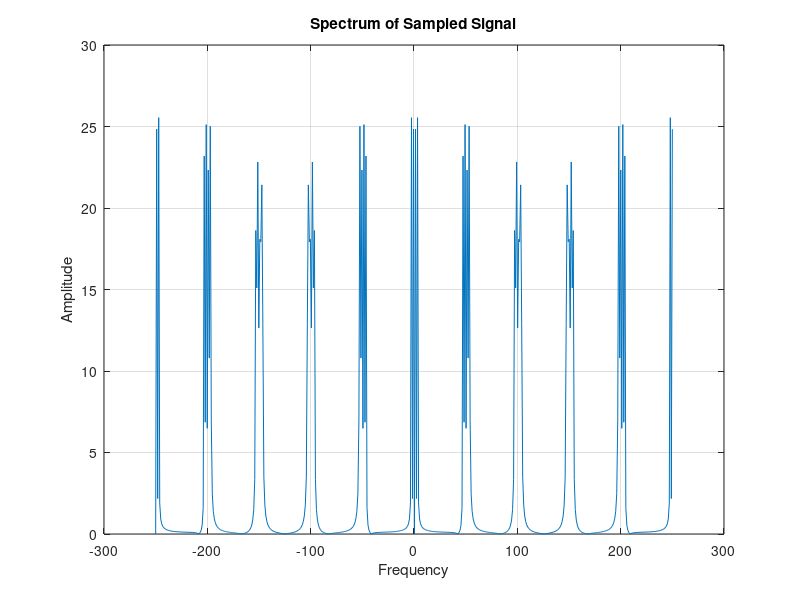
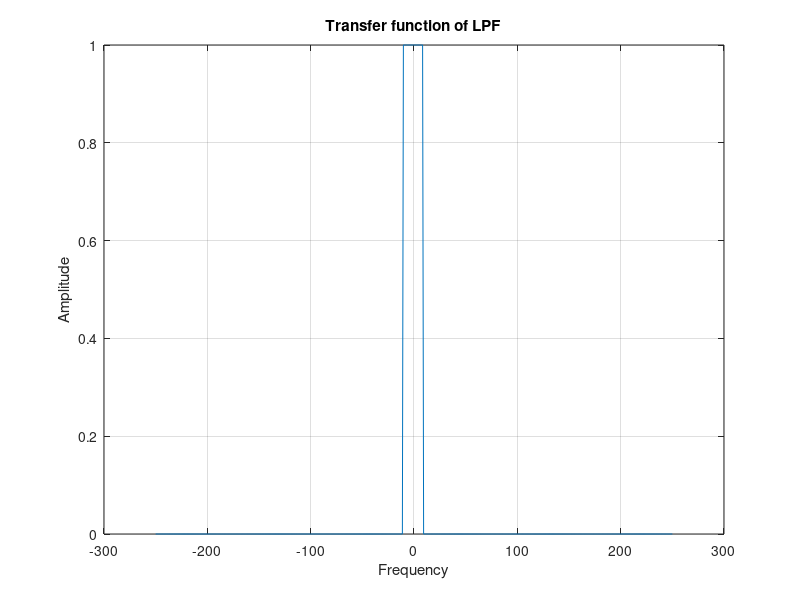
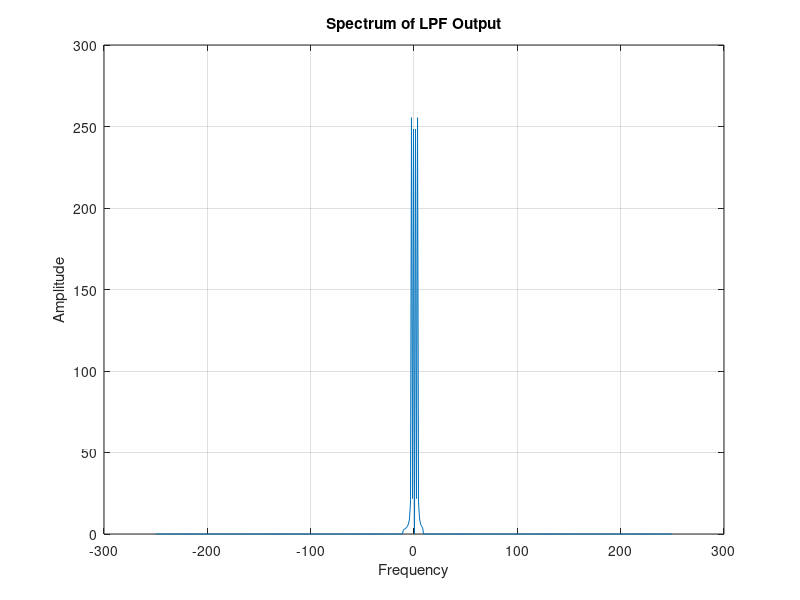
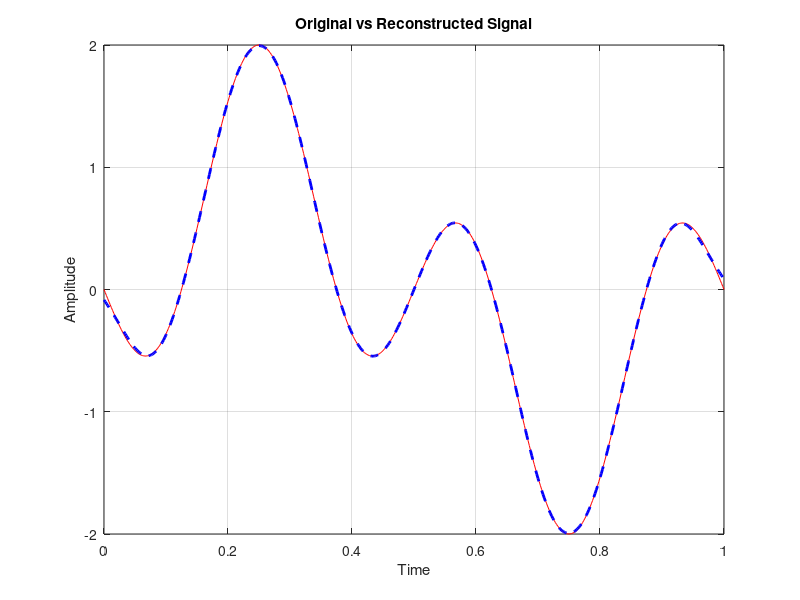

Write the MATLAB code that produced these figures, in order.
tot=1;
td=0.002;
t=0:td:tot;%time vector
x=sin(2*pi*t)-sin(6*pi*t);%signal:sum of two signals

ts=0.02;
Nfactor=round(ts/td); % Downsampling factor(doensamples the signal x by a factor of 10 i.e keeping only the the 10th sample)
xsm=downsample(x,Nfactor); %Downsample x
xsmu=upsample(xsm,Nfactor); %upsample xsm(upsamples the downsampled signal xsm to the original legth by inserting zeros btn samples)

Lffu=2^nextpow2(length(xsmu));% Next power of 2 for FFT(Fast Fourier Transform)
fmaxu=1/(2*td);%maximum frequency
Faxisu=linspace(-fmaxu,fmaxu,Lffu);% Frequency axis
Xfftu=fftshift(fft(xsmu,Lffu)); % FFT and frequency shifting-moves the zero-frequency component to the center of the spectrum

figure(1);
plot(Faxisu,abs(Xfftu));
xlabel('Frequency');
ylabel('Amplitude');
title('Spectrum of Sampled Signal');
grid;
%Ideal Low-Pass filter
BW=10;
H_lpf=zeros(1,Lffu);
H_lpf(Lffu/2-BW:Lffu/2+BW-1)=1;

figure(2);
plot(Faxisu,H_lpf);
xlabel('Frequency');
ylabel('Amplitude');
title('Transfer function of LPF');
grid;

x_recv=Nfactor*((Xfftu)).*H_lpf;% Filtering in frequency domain 

figure(3)
plot(Faxisu,abs(x_recv));
xlabel('Frequency');
ylabel('Amplitude');
title('Spectrum of LPF Output');
grid;

x_recv1=real(ifft(ifftshift(x_recv)));
x_recv2=x_recv1(1:length(t));

figure(4)
plot(t,x,'r',t,x_recv2,'b--','LineWidth',2);
xlabel('Time');
ylabel('Amplitude');
title('Original vs Reconstructed Signal');
grid;
